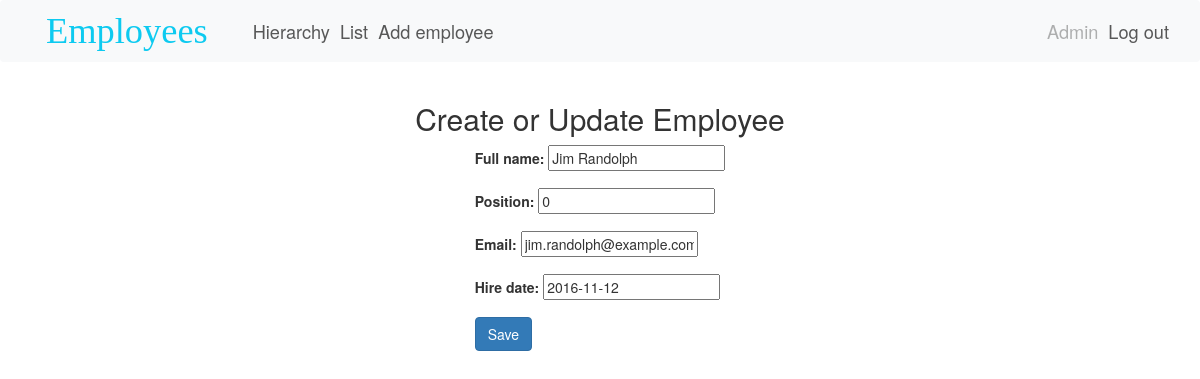
The page /employees/edit/201 (signed in) on the database its author committed.
### employees/models.py (models this page shows, shortened)
class Employee(models.Model):
    full_name = models.CharField(max_length = 100)
    position = models.CharField(max_length = 100)
    hire_date = models.DateField()
    email = models.EmailField()
    head = models.ForeignKey('self',
                             on_delete = models.SET_NULL,
                             null = True,
                             blank = True)

### employees/views.py (the view)
# urls.py: path('edit/<int:pk>', EmployeeUpdateView.as_view(), name="employee-edit"),
class EmployeeUpdateView(LoginRequiredMixin, UpdateView):
    model = Employee
    template_name = 'employee_form.html'
    fields = ['full_name', 'position', 'hire_date', 'email', 'head']
    success_url = reverse_lazy('employee-list')
    def get_context_data(self, **kwargs):
        context = super().get_context_data(**kwargs)
        context['authenticated'] = self.request.user.is_authenticated
        context['user'] = self.request.user
        return context

### employees/templates/employee_form.html (shortened to what this page needs)
{% extends 'layout.html' %}
{% block body %}
<div class="container">
  <div class="employee-details-container d-flex flex-column align-items-center justify-content-start">
    <h2>Create or Update Employee</h2>
    <form method="post" action="" class="needs-validation" novalidate>
        <div class="form-group">
            {{ form.full_name.label_tag }}
            {{ form.full_name }}
        </div>
        <div class="form-group">
            {{ form.position.label_tag }}
            {{ form.position }}
        </div>
        <div class="form-group">
            {{ form.email.label_tag }}
            {{ form.email }}
        </div>
        <div class="form-group">
            {{ form.hire_date.label_tag }}
            {{ form.hire_date }}
        </div>
        <button type="submit" class="btn btn-primary">Save</button>
    </form>
  </div>
</div>
{% endblock body %}

### employees/templates/layout.html (shortened to what this page needs)
<!DOCTYPE html>
<html>
    <head>
        <link href="https://cdn.jsdelivr.net/npm/bootstrap@5.3.2/dist/css/bootstrap.min.css" rel="stylesheet">
        <link href="https://cdn.jsdelivr.net/npm/bootstrap@5.3.0-alpha3/dist/css/bootstrap.min.css" rel="stylesheet">
        <link rel="stylesheet" href="https://maxcdn.bootstrapcdn.com/bootstrap/3.4.1/css/bootstrap.min.css">
        <nav class="navbar navbar-expand-md bg-light navbar-light" style="font-size: 130%;">
            <a class="ms-sm-5 navbar-brand text-info" href="{% url 'employee-list-home' %}" style="font-family:'Brush Script MT',cursive; font-size: 200%;">Employees</a>
            <div class="collapse navbar-collapse" id="collapsibleNavbar">
              <ul class="navbar-nav">
                <li class="nav-item">
                  <a class="nav-link" href="{% url 'employee-hierarchy' %}">Hierarchy</a>
                </li>
                <li class="nav-item">
                  <a class="nav-link" href="{% url 'employee-list' %}">List</a>
                </li>
                {% if authenticated %}
                <li class="nav-item">
                    <a class="nav-link" href="{% url 'employee-add' %}">Add employee</a>
                </li>
                {% endif %}
              </ul>
              <ul class="navbar-nav navbar-right me-3">
                {% if not authenticated %}
                <li class="nav-item">
                  <a class="nav-link" href="{% url 'register' %}">Register</a>
                </li>
                <li class="nav-item">
                  <a class="nav-link" href="{% url 'login' %}">Log in</a>
                </li>
                {% else %}
                <li class="nav-item">
                  <a class="nav-link disabled">{{user.username}}</a>
                </li>
                <li class="nav-item">
                  <a class="nav-link" href="{% url 'logout' %}">Log out</a>
                </li>
                {% endif %}
              </ul>
            </div>
          </nav>
    </head>
    <body>
        {% block body %}{% endblock %}
    </body>
</html>

### rows shown on the page
Employee: full_name "Jim Randolph", position "0", email "jim.randolph@example.com", hire_date "2016-11-12"

### other values the page prints
{{ user.username }} "Admin"
